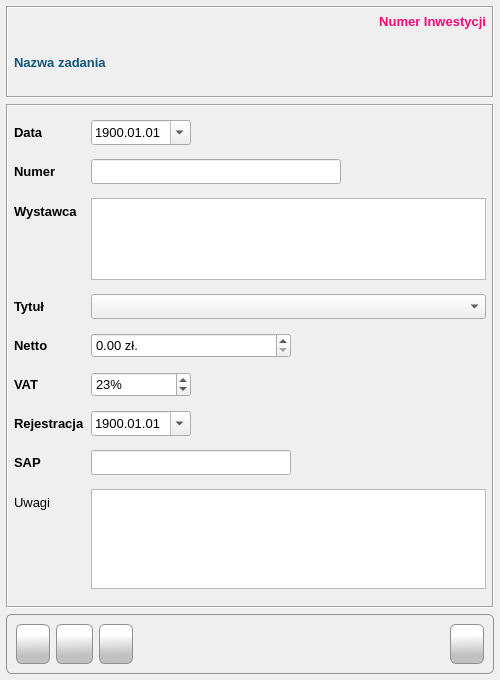
<?xml version="1.0" encoding="UTF-8"?>
<ui version="4.0">
 <class>Form</class>
 <widget class="QWidget" name="Form">
  <property name="windowModality">
   <enum>Qt::WindowModal</enum>
  </property>
  <property name="geometry">
   <rect>
    <x>0</x>
    <y>0</y>
    <width>500</width>
    <height>680</height>
   </rect>
  </property>
  <property name="minimumSize">
   <size>
    <width>500</width>
    <height>680</height>
   </size>
  </property>
  <property name="maximumSize">
   <size>
    <width>500</width>
    <height>680</height>
   </size>
  </property>
  <property name="font">
   <font>
    <family>Tahoma</family>
    <pointsize>10</pointsize>
   </font>
  </property>
  <property name="windowTitle">
   <string>Opłata</string>
  </property>
  <property name="windowIcon">
   <iconset resource="../res/main_form.qrc">
    <normaloff>:/icons/res/icon/money.png</normaloff>:/icons/res/icon/money.png</iconset>
  </property>
  <layout class="QVBoxLayout" name="verticalLayout_3">
   <property name="leftMargin">
    <number>6</number>
   </property>
   <property name="topMargin">
    <number>6</number>
   </property>
   <property name="rightMargin">
    <number>6</number>
   </property>
   <property name="bottomMargin">
    <number>6</number>
   </property>
   <item>
    <widget class="QFrame" name="frm_header_frame">
     <property name="frameShape">
      <enum>QFrame::Box</enum>
     </property>
     <property name="frameShadow">
      <enum>QFrame::Sunken</enum>
     </property>
     <layout class="QVBoxLayout" name="verticalLayout">
      <property name="leftMargin">
       <number>6</number>
      </property>
      <property name="topMargin">
       <number>6</number>
      </property>
      <property name="rightMargin">
       <number>6</number>
      </property>
      <property name="bottomMargin">
       <number>6</number>
      </property>
      <item>
       <widget class="QLabel" name="lbl_projectId">
        <property name="font">
         <font>
          <family>Tahoma</family>
          <pointsize>10</pointsize>
          <weight>75</weight>
          <bold>true</bold>
         </font>
        </property>
        <property name="styleSheet">
         <string notr="true">color: #F50A77</string>
        </property>
        <property name="frameShape">
         <enum>QFrame::NoFrame</enum>
        </property>
        <property name="frameShadow">
         <enum>QFrame::Sunken</enum>
        </property>
        <property name="text">
         <string>Numer Inwestycji</string>
        </property>
        <property name="alignment">
         <set>Qt::AlignRight|Qt::AlignTrailing|Qt::AlignVCenter</set>
        </property>
        <property name="margin">
         <number>3</number>
        </property>
        <property name="textInteractionFlags">
         <set>Qt::NoTextInteraction</set>
        </property>
       </widget>
      </item>
      <item>
       <widget class="QLabel" name="lbl_task_name">
        <property name="minimumSize">
         <size>
          <width>0</width>
          <height>55</height>
         </size>
        </property>
        <property name="maximumSize">
         <size>
          <width>16777215</width>
          <height>16777213</height>
         </size>
        </property>
        <property name="font">
         <font>
          <family>Tahoma</family>
          <pointsize>10</pointsize>
          <weight>75</weight>
          <bold>true</bold>
         </font>
        </property>
        <property name="styleSheet">
         <string notr="true">color: #145479;
font-weight: bold</string>
        </property>
        <property name="frameShape">
         <enum>QFrame::NoFrame</enum>
        </property>
        <property name="frameShadow">
         <enum>QFrame::Plain</enum>
        </property>
        <property name="text">
         <string>Nazwa zadania</string>
        </property>
        <property name="wordWrap">
         <bool>true</bool>
        </property>
        <property name="margin">
         <number>3</number>
        </property>
        <property name="textInteractionFlags">
         <set>Qt::NoTextInteraction</set>
        </property>
       </widget>
      </item>
     </layout>
    </widget>
   </item>
   <item>
    <widget class="QFrame" name="frame">
     <property name="frameShape">
      <enum>QFrame::Box</enum>
     </property>
     <property name="frameShadow">
      <enum>QFrame::Sunken</enum>
     </property>
     <layout class="QVBoxLayout" name="verticalLayout_2">
      <property name="leftMargin">
       <number>6</number>
      </property>
      <property name="topMargin">
       <number>6</number>
      </property>
      <property name="rightMargin">
       <number>6</number>
      </property>
      <property name="bottomMargin">
       <number>6</number>
      </property>
      <item>
       <layout class="QFormLayout" name="formLayout">
        <item row="0" column="0">
         <widget class="QLabel" name="lbl_issue_date">
          <property name="font">
           <font>
            <family>Tahoma</family>
            <pointsize>10</pointsize>
            <weight>75</weight>
            <bold>true</bold>
           </font>
          </property>
          <property name="text">
           <string>Data</string>
          </property>
         </widget>
        </item>
        <item row="1" column="0">
         <widget class="QLabel" name="lbl_number">
          <property name="font">
           <font>
            <family>Tahoma</family>
            <pointsize>10</pointsize>
            <weight>75</weight>
            <bold>true</bold>
           </font>
          </property>
          <property name="text">
           <string>Numer</string>
          </property>
         </widget>
        </item>
        <item row="2" column="0">
         <widget class="QLabel" name="lbl_seller_name">
          <property name="font">
           <font>
            <family>Tahoma</family>
            <pointsize>10</pointsize>
            <weight>75</weight>
            <bold>true</bold>
           </font>
          </property>
          <property name="text">
           <string>Wystawca</string>
          </property>
         </widget>
        </item>
        <item row="3" column="0">
         <widget class="QLabel" name="lbl_title">
          <property name="font">
           <font>
            <family>Tahoma</family>
            <pointsize>10</pointsize>
            <weight>75</weight>
            <bold>true</bold>
           </font>
          </property>
          <property name="text">
           <string>Tytuł</string>
          </property>
         </widget>
        </item>
        <item row="4" column="0">
         <widget class="QLabel" name="lbl_netto">
          <property name="font">
           <font>
            <family>Tahoma</family>
            <pointsize>10</pointsize>
            <weight>75</weight>
            <bold>true</bold>
           </font>
          </property>
          <property name="text">
           <string>Netto</string>
          </property>
         </widget>
        </item>
        <item row="5" column="0">
         <widget class="QLabel" name="lbl_tax_value">
          <property name="font">
           <font>
            <family>Tahoma</family>
            <pointsize>10</pointsize>
            <weight>75</weight>
            <bold>true</bold>
           </font>
          </property>
          <property name="text">
           <string>VAT</string>
          </property>
         </widget>
        </item>
        <item row="6" column="0">
         <widget class="QLabel" name="lbl_registration_date">
          <property name="font">
           <font>
            <family>Tahoma</family>
            <pointsize>10</pointsize>
            <weight>75</weight>
            <bold>true</bold>
           </font>
          </property>
          <property name="text">
           <string>Rejestracja</string>
          </property>
         </widget>
        </item>
        <item row="7" column="0">
         <widget class="QLabel" name="lbl_SAP">
          <property name="font">
           <font>
            <family>Tahoma</family>
            <pointsize>10</pointsize>
            <weight>75</weight>
            <bold>true</bold>
           </font>
          </property>
          <property name="text">
           <string>SAP</string>
          </property>
         </widget>
        </item>
        <item row="8" column="0">
         <widget class="QLabel" name="lbl_info">
          <property name="text">
           <string>Uwagi</string>
          </property>
         </widget>
        </item>
        <item row="0" column="1">
         <widget class="QDateEdit" name="dta_issue_date">
          <property name="minimumSize">
           <size>
            <width>0</width>
            <height>25</height>
           </size>
          </property>
          <property name="maximumSize">
           <size>
            <width>100</width>
            <height>16777215</height>
           </size>
          </property>
          <property name="displayFormat">
           <string>yyyy.MM.dd</string>
          </property>
          <property name="calendarPopup">
           <bool>true</bool>
          </property>
          <property name="date">
           <date>
            <year>1900</year>
            <month>1</month>
            <day>1</day>
           </date>
          </property>
         </widget>
        </item>
        <item row="1" column="1">
         <widget class="QLineEdit" name="txt_number">
          <property name="minimumSize">
           <size>
            <width>0</width>
            <height>25</height>
           </size>
          </property>
          <property name="maximumSize">
           <size>
            <width>250</width>
            <height>16777215</height>
           </size>
          </property>
         </widget>
        </item>
        <item row="2" column="1">
         <widget class="QPlainTextEdit" name="txt_name">
          <property name="sizePolicy">
           <sizepolicy hsizetype="Expanding" vsizetype="Fixed">
            <horstretch>0</horstretch>
            <verstretch>0</verstretch>
           </sizepolicy>
          </property>
          <property name="maximumSize">
           <size>
            <width>16777215</width>
            <height>82</height>
           </size>
          </property>
          <property name="horizontalScrollBarPolicy">
           <enum>Qt::ScrollBarAlwaysOff</enum>
          </property>
          <property name="tabChangesFocus">
           <bool>true</bool>
          </property>
         </widget>
        </item>
        <item row="4" column="1">
         <widget class="QDoubleSpinBox" name="dsb_netto">
          <property name="minimumSize">
           <size>
            <width>0</width>
            <height>25</height>
           </size>
          </property>
          <property name="maximumSize">
           <size>
            <width>200</width>
            <height>16777215</height>
           </size>
          </property>
          <property name="showGroupSeparator" stdset="0">
           <bool>true</bool>
          </property>
          <property name="suffix">
           <string> zł.</string>
          </property>
          <property name="maximum">
           <double>999999999.990000009536743</double>
          </property>
         </widget>
        </item>
        <item row="5" column="1">
         <widget class="QSpinBox" name="sb_tax_value">
          <property name="minimumSize">
           <size>
            <width>0</width>
            <height>25</height>
           </size>
          </property>
          <property name="maximumSize">
           <size>
            <width>100</width>
            <height>16777215</height>
           </size>
          </property>
          <property name="suffix">
           <string>%</string>
          </property>
          <property name="maximum">
           <number>100</number>
          </property>
          <property name="value">
           <number>23</number>
          </property>
         </widget>
        </item>
        <item row="6" column="1">
         <widget class="QDateEdit" name="dta_registration_date">
          <property name="minimumSize">
           <size>
            <width>0</width>
            <height>25</height>
           </size>
          </property>
          <property name="maximumSize">
           <size>
            <width>100</width>
            <height>16777215</height>
           </size>
          </property>
          <property name="displayFormat">
           <string>yyyy.MM.dd</string>
          </property>
          <property name="calendarPopup">
           <bool>true</bool>
          </property>
          <property name="date">
           <date>
            <year>1900</year>
            <month>1</month>
            <day>1</day>
           </date>
          </property>
         </widget>
        </item>
        <item row="7" column="1">
         <widget class="QLineEdit" name="txt_SAP">
          <property name="minimumSize">
           <size>
            <width>0</width>
            <height>25</height>
           </size>
          </property>
          <property name="maximumSize">
           <size>
            <width>200</width>
            <height>16777215</height>
           </size>
          </property>
         </widget>
        </item>
        <item row="8" column="1">
         <widget class="QPlainTextEdit" name="txt_info">
          <property name="maximumSize">
           <size>
            <width>16777215</width>
            <height>100</height>
           </size>
          </property>
          <property name="horizontalScrollBarPolicy">
           <enum>Qt::ScrollBarAlwaysOff</enum>
          </property>
          <property name="tabChangesFocus">
           <bool>true</bool>
          </property>
         </widget>
        </item>
        <item row="3" column="1">
         <widget class="QComboBox" name="cbo_title">
          <property name="minimumSize">
           <size>
            <width>0</width>
            <height>25</height>
           </size>
          </property>
          <property name="editable">
           <bool>false</bool>
          </property>
          <property name="sizeAdjustPolicy">
           <enum>QComboBox::AdjustToContents</enum>
          </property>
          <property name="placeholderText">
           <string notr="true"/>
          </property>
         </widget>
        </item>
       </layout>
      </item>
     </layout>
    </widget>
   </item>
   <item>
    <widget class="QFrame" name="frame_2">
     <property name="styleSheet">
      <string notr="true">border: 1px solid #8f8f91;
    border-radius: 6px;
    background-color: qlineargradient(x1: 0, y1: 0, x2: 0, y2: 1,
                                      stop: 0 #f6f7fa, stop: 1 #dadbde);</string>
     </property>
     <property name="frameShape">
      <enum>QFrame::Box</enum>
     </property>
     <property name="frameShadow">
      <enum>QFrame::Sunken</enum>
     </property>
     <layout class="QHBoxLayout" name="horizontalLayout">
      <item>
       <widget class="QPushButton" name="btn_addressbook">
        <property name="sizePolicy">
         <sizepolicy hsizetype="Preferred" vsizetype="Preferred">
          <horstretch>0</horstretch>
          <verstretch>0</verstretch>
         </sizepolicy>
        </property>
        <property name="minimumSize">
         <size>
          <width>0</width>
          <height>40</height>
         </size>
        </property>
        <property name="cursor">
         <cursorShape>PointingHandCursor</cursorShape>
        </property>
        <property name="toolTip">
         <string>Dodaj usługodawcę</string>
        </property>
        <property name="styleSheet">
         <string notr="true">QPushButton {
border: 1px solid #8f8f91;
border-radius: 6px;
background-color: qlineargradient(spread:pad, x1:0.529318, y1:1, x2:0.511909, y2:0.262, stop:0.295455 rgba(192, 192, 192, 255), stop:1 rgba(255, 255, 255, 255))
}
QPushButton:hover {
background-color: qlineargradient(spread:pad, x1:0.507, y1:0.937, x2:0.489, y2:0.08, stop:0 rgba(207, 207, 207, 255), stop:1 rgba(255, 255, 255, 255))
 }
QPushButton:pressed {
 background-color: qlineargradient(spread:pad, x1:0.513, y1:0, x2:0.495, y2:0.886, stop:0.306818 rgba(208, 208, 208, 255), stop:1 rgba(255, 255, 255, 255))
}</string>
        </property>
        <property name="text">
         <string/>
        </property>
        <property name="icon">
         <iconset resource="../res/main_form.qrc">
          <normaloff>:/icons/icon/addressbook.png</normaloff>:/icons/icon/addressbook.png</iconset>
        </property>
        <property name="iconSize">
         <size>
          <width>32</width>
          <height>32</height>
         </size>
        </property>
        <property name="autoDefault">
         <bool>false</bool>
        </property>
       </widget>
      </item>
      <item>
       <widget class="QPushButton" name="btn_ok">
        <property name="sizePolicy">
         <sizepolicy hsizetype="Preferred" vsizetype="Preferred">
          <horstretch>0</horstretch>
          <verstretch>0</verstretch>
         </sizepolicy>
        </property>
        <property name="minimumSize">
         <size>
          <width>0</width>
          <height>40</height>
         </size>
        </property>
        <property name="font">
         <font>
          <family>Tahoma</family>
          <pointsize>10</pointsize>
         </font>
        </property>
        <property name="cursor">
         <cursorShape>PointingHandCursor</cursorShape>
        </property>
        <property name="toolTip">
         <string>Zapisz</string>
        </property>
        <property name="layoutDirection">
         <enum>Qt::LeftToRight</enum>
        </property>
        <property name="autoFillBackground">
         <bool>false</bool>
        </property>
        <property name="styleSheet">
         <string notr="true">QPushButton {
border: 1px solid #8f8f91;
border-radius: 6px;
background-color: qlineargradient(spread:pad, x1:0.529318, y1:1, x2:0.511909, y2:0.262, stop:0.295455 rgba(192, 192, 192, 255), stop:1 rgba(255, 255, 255, 255))
}
QPushButton:hover {
background-color: qlineargradient(spread:pad, x1:0.507, y1:0.937, x2:0.489, y2:0.08, stop:0 rgba(207, 207, 207, 255), stop:1 rgba(255, 255, 255, 255))
 }
QPushButton:pressed {
 background-color: qlineargradient(spread:pad, x1:0.513, y1:0, x2:0.495, y2:0.886, stop:0.306818 rgba(208, 208, 208, 255), stop:1 rgba(255, 255, 255, 255))
}</string>
        </property>
        <property name="icon">
         <iconset resource="../res/main_form.qrc">
          <normaloff>:/icons/res/icon/check.png</normaloff>:/icons/res/icon/check.png</iconset>
        </property>
        <property name="iconSize">
         <size>
          <width>32</width>
          <height>32</height>
         </size>
        </property>
        <property name="autoDefault">
         <bool>true</bool>
        </property>
       </widget>
      </item>
      <item>
       <widget class="QPushButton" name="btn_restore">
        <property name="enabled">
         <bool>false</bool>
        </property>
        <property name="sizePolicy">
         <sizepolicy hsizetype="Preferred" vsizetype="Preferred">
          <horstretch>0</horstretch>
          <verstretch>0</verstretch>
         </sizepolicy>
        </property>
        <property name="minimumSize">
         <size>
          <width>0</width>
          <height>40</height>
         </size>
        </property>
        <property name="cursor">
         <cursorShape>PointingHandCursor</cursorShape>
        </property>
        <property name="toolTip">
         <string>Przywróć dane</string>
        </property>
        <property name="styleSheet">
         <string notr="true">QPushButton {
border: 1px solid #8f8f91;
border-radius: 6px;
background-color: qlineargradient(spread:pad, x1:0.529318, y1:1, x2:0.511909, y2:0.262, stop:0.295455 rgba(192, 192, 192, 255), stop:1 rgba(255, 255, 255, 255))
}
QPushButton:hover {
background-color: qlineargradient(spread:pad, x1:0.507, y1:0.937, x2:0.489, y2:0.08, stop:0 rgba(207, 207, 207, 255), stop:1 rgba(255, 255, 255, 255))
 }
QPushButton:pressed {
 background-color: qlineargradient(spread:pad, x1:0.513, y1:0, x2:0.495, y2:0.886, stop:0.306818 rgba(208, 208, 208, 255), stop:1 rgba(255, 255, 255, 255))
}</string>
        </property>
        <property name="text">
         <string/>
        </property>
        <property name="icon">
         <iconset resource="../res/main_form.qrc">
          <normaloff>:/icons/res/icon/transfer.png</normaloff>:/icons/res/icon/transfer.png</iconset>
        </property>
        <property name="iconSize">
         <size>
          <width>32</width>
          <height>32</height>
         </size>
        </property>
       </widget>
      </item>
      <item>
       <spacer name="horizontalSpacer">
        <property name="orientation">
         <enum>Qt::Horizontal</enum>
        </property>
        <property name="sizeHint" stdset="0">
         <size>
          <width>289</width>
          <height>20</height>
         </size>
        </property>
       </spacer>
      </item>
      <item>
       <widget class="QPushButton" name="btn_addressee_inspector">
        <property name="sizePolicy">
         <sizepolicy hsizetype="Preferred" vsizetype="Preferred">
          <horstretch>0</horstretch>
          <verstretch>0</verstretch>
         </sizepolicy>
        </property>
        <property name="minimumSize">
         <size>
          <width>0</width>
          <height>40</height>
         </size>
        </property>
        <property name="cursor">
         <cursorShape>PointingHandCursor</cursorShape>
        </property>
        <property name="toolTip">
         <string>Wstaw usługodawcę</string>
        </property>
        <property name="styleSheet">
         <string notr="true">QPushButton {
border: 1px solid #8f8f91;
border-radius: 6px;
background-color: qlineargradient(spread:pad, x1:0.529318, y1:1, x2:0.511909, y2:0.262, stop:0.295455 rgba(192, 192, 192, 255), stop:1 rgba(255, 255, 255, 255))
}
QPushButton:hover {
background-color: qlineargradient(spread:pad, x1:0.507, y1:0.937, x2:0.489, y2:0.08, stop:0 rgba(207, 207, 207, 255), stop:1 rgba(255, 255, 255, 255))
 }
QPushButton:pressed {
 background-color: qlineargradient(spread:pad, x1:0.513, y1:0, x2:0.495, y2:0.886, stop:0.306818 rgba(208, 208, 208, 255), stop:1 rgba(255, 255, 255, 255))
}</string>
        </property>
        <property name="text">
         <string/>
        </property>
        <property name="icon">
         <iconset resource="../res/main_form.qrc">
          <normaloff>:/icons/res/icon/person_1.png</normaloff>:/icons/res/icon/person_1.png</iconset>
        </property>
        <property name="iconSize">
         <size>
          <width>32</width>
          <height>32</height>
         </size>
        </property>
       </widget>
      </item>
     </layout>
    </widget>
   </item>
  </layout>
 </widget>
 <tabstops>
  <tabstop>dta_issue_date</tabstop>
  <tabstop>txt_number</tabstop>
  <tabstop>txt_name</tabstop>
  <tabstop>dsb_netto</tabstop>
  <tabstop>sb_tax_value</tabstop>
  <tabstop>dta_registration_date</tabstop>
  <tabstop>txt_SAP</tabstop>
  <tabstop>txt_info</tabstop>
  <tabstop>btn_addressee_inspector</tabstop>
 </tabstops>
 <resources>
  <include location="../res/main_form.qrc"/>
 </resources>
 <connections/>
</ui>
